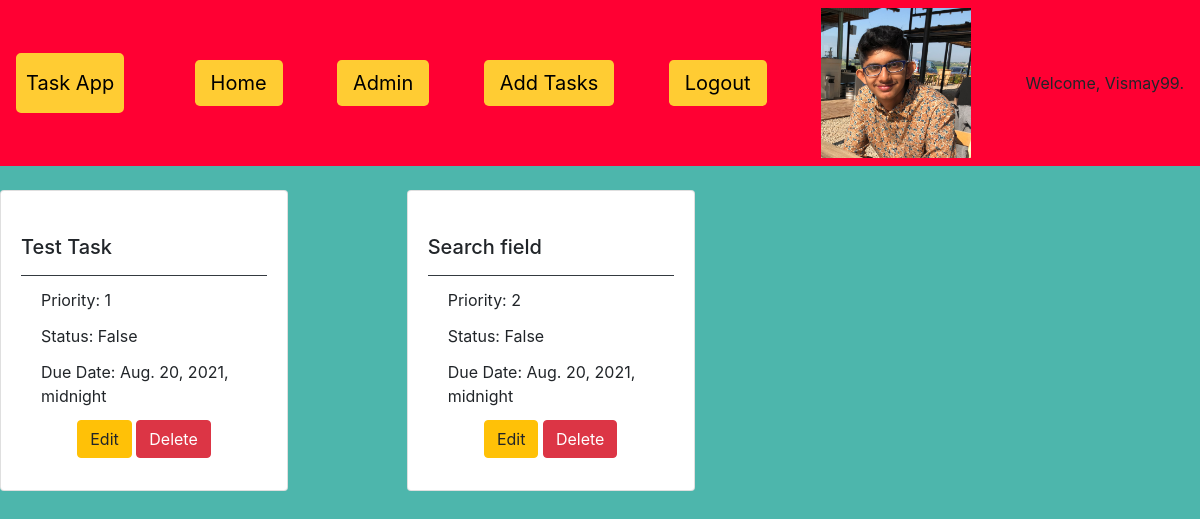
Page /ToDoApp/task/ (signed in) on the committed database.
### ToDoApp/models.py (models this page shows, shortened)
class AppUser(AbstractUser):
	birth_date = models.DateField(null=True,blank=True)
	profile_pic = models.ImageField(upload_to='images/')

class Task(models.Model):
	user = models.ForeignKey(AppUser, on_delete = models.CASCADE)
	category = models.ForeignKey(Task_Category,null=True,on_delete = models.SET_NULL)
	title = models.CharField(max_length = 50)
	description = models.TextField(blank = True)
	priority_no = models.PositiveIntegerField(blank = True)
	status = models.BooleanField(default=False,blank = True)
	duedate = models.DateTimeField(blank = True)
	class Meta:
		ordering = ['status']

### ToDoApp/views.py (the view)
# urls.py: path('task/', views.taskindex, name = 'taskindex'),
@login_required(login_url = 'home')
def taskindex(request):
    task_list = Task.objects.filter(user = request.user)
    return render(request, 'ToDoApp/task_list.html', {'task_list': task_list})

### ToDoApp/templates/ToDoApp/task_list.html (shortened to what this page needs)
<!DOCTYPE html>
{% load static %}
<html>
<head>
    <link rel="stylesheet" href="https://stackpath.bootstrapcdn.com/bootstrap/4.3.1/css/bootstrap.min.css"
integrity="sha384-ggOyR0iXCbMQv3Xipma34MD+dH/1fQ784/j6cY/iJTQUOhcWr7x9JvoRxT2MZw1T">
</head>
<body style="background-color:#4DB6AC;">
<nav class="navbar navbar-light" style="background-color:#FF0033;">
    <a href="#" class="navbar-brand" style="background-color:#FFCC33;color:#000000;border-width:10px;border-color:#FFCC33;border-style:solid;border-spacing:30px;border-radius: 5px;">Task App</a>
    <a class="navbar-link btn-lg" href="{% url 'ToDoApp:categoryindex' %}" style="background-color:#FFCC33;color:#000000;">Home</a>
<a href="{% url 'admin:index' %}" class = 'navbar-link btn-lg' style="background-color:#FFCC33;color:#000000;">Admin</a>
    <a href="{% url 'ToDoApp:create-task' %}" class="navbar-link btn-lg" style="background-color:#FFCC33;color:#000000;">Add Tasks</a>
    <a href="{% url 'logout' %}" class="navbar-link btn-lg" style="background-color:#FFCC33;color:#000000;">Logout</a>
{% if user.is_authenticated %}
   {% if request.user.profile_pic %}
    <center><img src="{{ request.user.profile_pic.url }}" width=150 height=150></center>
    {% endif %}
     <center>Welcome, {{ user.username }}.</center>
{% endif %}
</nav>
<br>
{% block content %}
<div class="card-columns">
    {% for task in task_list %}
    <div class="card" style="width: 18rem;">
  <div class="card-body">
    <h5 class="card-title">{{ task.title }}</h5>
   <div class="card-footer bg-transparent border-dark">
   <p class="card-title">Priority: {{task.priority_no}}</p>
   <p class="card-title">Status: {{task.status}}</p>
   <p class="card-title">Due Date: {{task.duedate}}</p>
   <center>
       <a href="update/{{task.id}}" class="btn btn-warning" id = '{{task.id}}'>Edit</a>
       <a href="delete/{{task.id}}" class="btn btn-danger" id = '{{task.id}}'>Delete</a>
    </center>
    </div>
  </div>
</div>
    {% endfor %}
</div>
{% endblock %}
</body>
</html>

### rows in the picture
AppUser: user.profile_pic (picture), username "Vismay99"
Task: title "Test Task", priority_no "1", status "False", duedate "Aug. 20, 2021, midnight"
Task: title "Search field", priority_no "2", status "False", duedate "Aug. 20, 2021, midnight"
